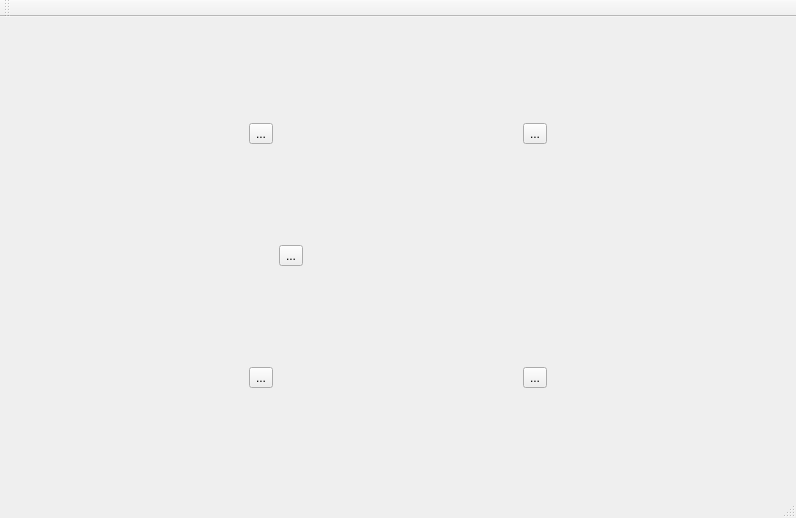
<?xml version="1.0" encoding="UTF-8"?>
<ui version="4.0">
 <class>MainWindow</class>
 <widget class="QMainWindow" name="MainWindow">
  <property name="geometry">
   <rect>
    <x>0</x>
    <y>0</y>
    <width>796</width>
    <height>518</height>
   </rect>
  </property>
  <property name="windowTitle">
   <string>Welcome to the Citation Parsing Tool</string>
  </property>
  <property name="unifiedTitleAndToolBarOnMac">
   <bool>true</bool>
  </property>
  <widget class="QWidget" name="centralWidget">
   <layout class="QHBoxLayout" name="horizontalLayout">
    <item>
     <layout class="QGridLayout" name="gridLayout">
      <item row="0" column="0">
       <spacer name="horizontalSpacer_2">
        <property name="orientation">
         <enum>Qt::Horizontal</enum>
        </property>
        <property name="sizeHint" stdset="0">
         <size>
          <width>40</width>
          <height>20</height>
         </size>
        </property>
       </spacer>
      </item>
      <item row="0" column="3">
       <widget class="QToolButton" name="toolButton_2">
        <property name="text">
         <string>...</string>
        </property>
       </widget>
      </item>
      <item row="2" column="1">
       <widget class="QToolButton" name="toolButton_3">
        <property name="text">
         <string>...</string>
        </property>
       </widget>
      </item>
      <item row="2" column="3">
       <widget class="QToolButton" name="toolButton_4">
        <property name="text">
         <string>...</string>
        </property>
       </widget>
      </item>
      <item row="0" column="2">
       <spacer name="horizontalSpacer_3">
        <property name="orientation">
         <enum>Qt::Horizontal</enum>
        </property>
        <property name="sizeHint" stdset="0">
         <size>
          <width>40</width>
          <height>20</height>
         </size>
        </property>
       </spacer>
      </item>
      <item row="0" column="1">
       <widget class="QToolButton" name="toolButton">
        <property name="text">
         <string>...</string>
        </property>
       </widget>
      </item>
      <item row="0" column="4">
       <spacer name="horizontalSpacer">
        <property name="orientation">
         <enum>Qt::Horizontal</enum>
        </property>
        <property name="sizeHint" stdset="0">
         <size>
          <width>40</width>
          <height>20</height>
         </size>
        </property>
       </spacer>
      </item>
      <item row="1" column="2">
       <widget class="QToolButton" name="toolButton_5">
        <property name="text">
         <string>...</string>
        </property>
       </widget>
      </item>
     </layout>
    </item>
   </layout>
  </widget>
  <widget class="QMenuBar" name="menuBar">
   <property name="geometry">
    <rect>
     <x>0</x>
     <y>0</y>
     <width>796</width>
     <height>25</height>
    </rect>
   </property>
  </widget>
  <widget class="QToolBar" name="mainToolBar">
   <property name="windowTitle">
    <string>Citation Parsing Tool</string>
   </property>
   <attribute name="toolBarArea">
    <enum>TopToolBarArea</enum>
   </attribute>
   <attribute name="toolBarBreak">
    <bool>false</bool>
   </attribute>
  </widget>
  <widget class="QStatusBar" name="statusBar"/>
 </widget>
 <layoutdefault spacing="6" margin="11"/>
 <resources/>
 <connections/>
</ui>
